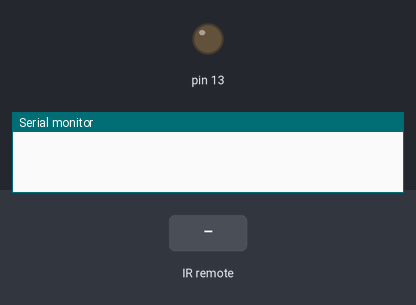
The sketch below on a simulated Arduino Uno, built with avr-gcc and run on an emulated ATmega328P. Parts: output pins drawn as LEDs (lit = HIGH), the last lines printed to the serial monitor. The test bench sets the inputs (shaded band).

Above: at 1.2 s.
1.3 s: infrared code 0xFD08F7 received
At 1.8 s:
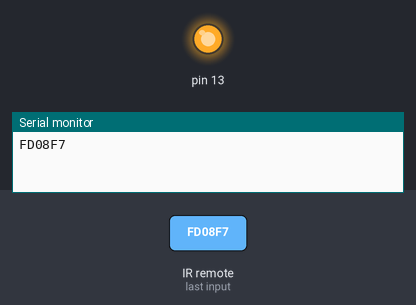
2.8 s: infrared code 0xFD8877 received
At 4.1 s:
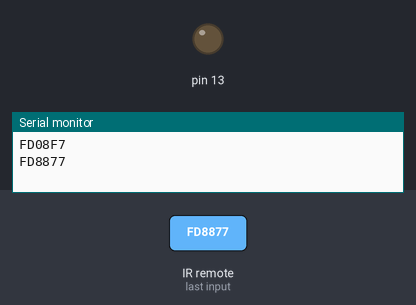
Timing chart, 0 to 5.8 s (numbered marks = the images above; inputs shaded):
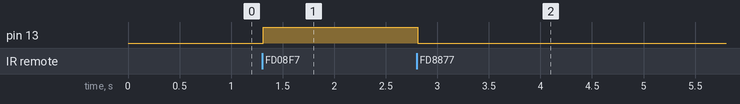

The sketch:

3327_5_ir_sensor_turn_red_led_on_off1.ino
```cpp
#include <IRremote.h>

int IR_Recv_PIN = 2;   //IR Receiver Pin 3

IRrecv irrecv(IR_Recv_PIN);
decode_results results;

void setup(){
  Serial.begin(9600);  //starts serial communication
  irrecv.enableIRIn(); // Starts the receiver
}

void loop(){
  //decodes the infrared input
  if (irrecv.decode(&results)){
    Serial.println(results.value, HEX);
    //switch case to use the selected remote control button
    switch (results.value){
      case 0xFD08F7: //when you press the 1 button
        analogWrite(13, 255);
        break;

      case 0xFD8877: //when you press the 2 button
        analogWrite(13, 0);     // red dot is off
        break;
    }
    irrecv.resume(); // Receives the next value from the button you press
  }
  delay(10);
}
```

Measured:
- after the input at 1.3 s, pin 13: LOW → HIGH at once
- after the input at 2.8 s, pin 13: HIGH → LOW at once
